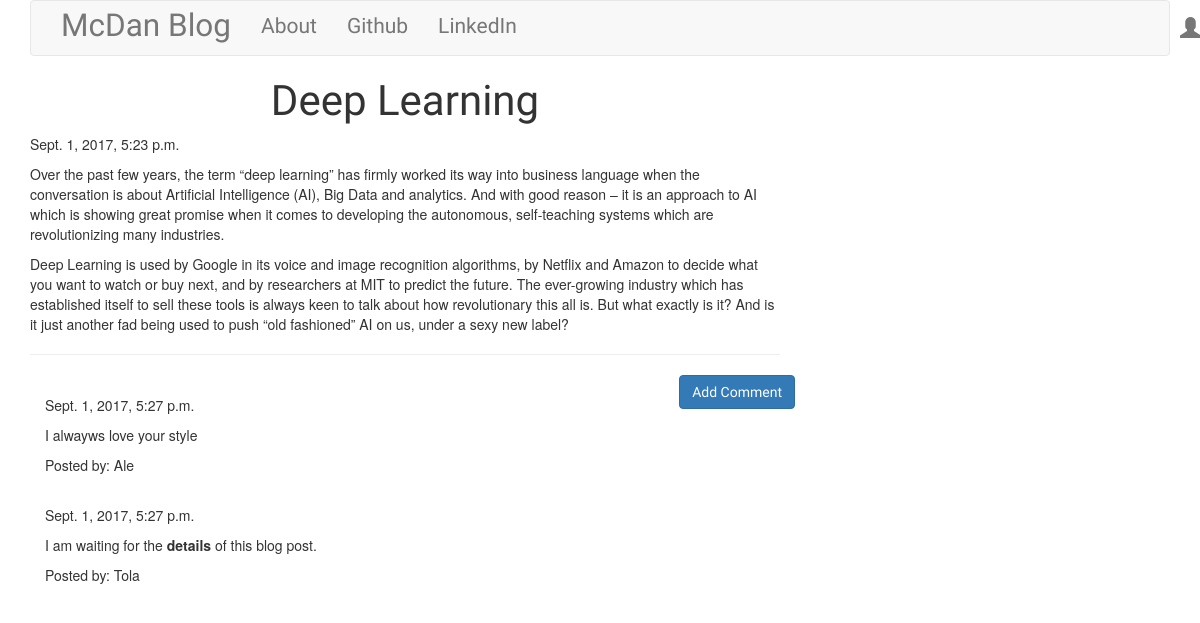
Screenshot of /post/3 with the database file from the repository.
### blog/models.py (models this page shows, shortened)
class Post(models.Model):
    author = models.ForeignKey('auth.User') # Link author with authporization
    title = models.CharField(max_length = 200)
    text = models.TextField()
    created_date = models.DateTimeField(auto_now=True)
    published_date = models.DateTimeField(blank=True, null=True)

class Comment(models.Model):
    post = models.ForeignKey('blog.Post', related_name='comments')
    author = models.CharField(max_length=200)
    text = models.TextField()
    created_date = models.DateTimeField(auto_now=True)
    approved_comment = models.BooleanField(default=False)

### blog/views.py (the view)
# urls.py: url(r'^post/(?P<pk>\d+)$', views.PostDetailView.as_view(), name='post_detail'),
class PostDetailView(DetailView):
    model = Post

### blog/templates/blog/post_detail.html (shortened to what this page needs)
{% extends 'blog/base.html' %}
{% block body_block %}
  <h1 class="posttitle loader">{{ post.title }}</h1>
  {% if post.published_date %}
    {{ post.published_date }}
  {% else %}
    <a class="btn btn-default" href="{% url 'post_publish' pk=post.pk %}">Publish</a>
  {% endif %}
  <p class="postcontent">{{ post.text|safe|linebreaksbr }}</p>
  <hr>
  <a class="btn btn-primary btn-comment" href="{% url 'add_comment_to_post' pk=post.pk %}">Add Comment</a>
  <div class="container">
    {% for comment in post.comments.all %}
      <br>
      {% if user.is_authenticated or comment.approved_comment %}
        {{ comment.created_date }}
        <p>{{ comment.text|safe|linebreaks }}</p>
        <p>Posted by: {{ comment.author }}</p>
      {% endif %}
      {% empty %}
      <p>No Comment</p>
    {% endfor %}
  </div>
{% endblock %}

### blog/templates/blog/base.html (shortened to what this page needs)
<!DOCTYPE html>
{% load staticfiles %}
<html>
  <head>
    <link rel="stylesheet" href="https://maxcdn.bootstrapcdn.com/bootstrap/3.3.7/css/bootstrap.min.css">
    <link rel="stylesheet" href="//cdn.jsdelivr.net/medium-editor/latest/css/medium-editor.min.css" type="text/css" media="screen" charset="utf-8">
    <link rel="stylesheet" href="{% static 'css/blog.css' %}">
  </head>
  <body>
    <div class="container">
      <nav class="navbar navbar-default techfont custom-navbar">
        <div class="container">
          <ul class="nav navbar-nav">
            <li><a class="bigbrand" href="{% url 'post_list' %}">McDan Blog</a></li>
            <li><a href="{% url 'about' %}">About</a></li>
            <li><a href="https://www.github.com/profmcdan">Github</a></li>
            <li><a href="https://www.linkedin.com">LinkedIn</a></li>
          </ul>
          <ul class="nav navbar-nav navbar-right">
            {% if user.is_authenticated %}
              <li><a href="{% url 'post_new' %}">New Post</a></li>
              <li><a href="{% url 'post_draft_list' %}">Drafts</a></li>
              <li><a href="{% url 'logout' %}">Log Out</a></li>
              <li>Welcome {{ user.username }}!</li>
            {% else %}
              <li class="nav navbar-right"><a href="{% url 'login' %}"><span class="glyphicon glyphicon-user"></span></a></li>
            {% endif %}
          </ul>
        </div>
      </nav>
    </div>
    <div class="container">
      <div class="row">
        <div class="col-md-8">
          <div class="blog_posts">
            {% block body_block %}{% endblock %}
          </div>
        </div>
      </div>
    </div>
  </body>
</html>

### blog/static/css/blog.css (style rules this page uses)
h1 { font-family: 'Montserrat', sans-serif; }
li { font-family: 'Gloria Hallelujah', cursive; }
a { font-family: 'Vidaloka', serif; }
.techfont { font-family: 'Berkshire Swash', cursive; font-size: 1.5em; margin-bottom: 2px; }
.bigbrand { font-size: 1.5em; }
.posttitle { font-family: 'Berkshire Swash', cursive; font-size: 3em; text-align: center; }
.postcontent { font-family: 'Gloria Hallelujah', cursive; font-size: 1.5em; }
.btn-comment { position: absolute; right: 0px; }

### rows the page displays
Post: title "Deep Learning", published_date "Sept. 1, 2017, 5:23 p.m.", text "Over the past few years, the term “deep learning” has firmly worked its way into business language when the conversation is about Artificial Intelligence (AI), Big Data and analytics. And with good reason – it is an approach to AI which is showing great promise when it comes to developing the autonomous, self-teaching systems which are revolutionizing many industries. Deep Learning is used by Google in its voice and image recognition algorithms, by Netflix and Amazon to decide what you want to watch or buy next, and by researchers at MIT to predict the future. The ever-growing industry which has established itself to sell these tools is always keen to talk about how revolutionary this all…"
Comment: created_date "Sept. 1, 2017, 5:27 p.m.", text "I alwayws love your style", author "Ale"
Comment: created_date "Sept. 1, 2017, 5:27 p.m.", text "I am waiting for the details of this blog post.", author "Tola"
